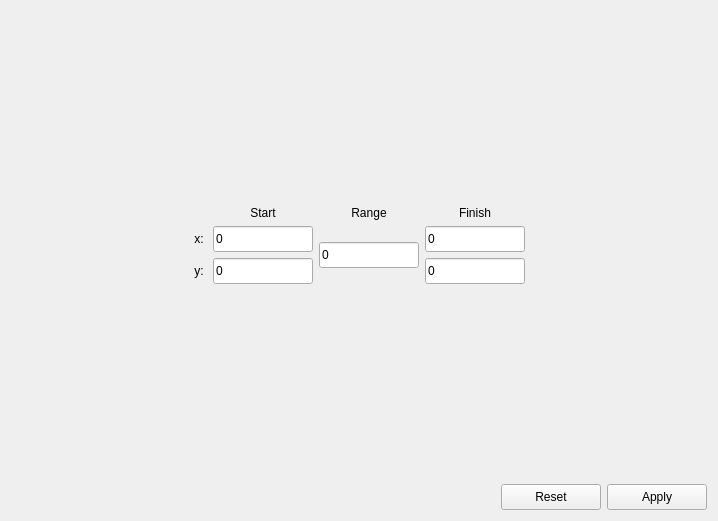
<?xml version="1.0" encoding="UTF-8"?>
<ui version="4.0">
 <class>CtemAreaFrame</class>
 <widget class="QWidget" name="CtemAreaFrame">
  <property name="geometry">
   <rect>
    <x>0</x>
    <y>0</y>
    <width>718</width>
    <height>521</height>
   </rect>
  </property>
  <property name="sizePolicy">
   <sizepolicy hsizetype="MinimumExpanding" vsizetype="MinimumExpanding">
    <horstretch>0</horstretch>
    <verstretch>0</verstretch>
   </sizepolicy>
  </property>
  <property name="windowTitle">
   <string>Form</string>
  </property>
  <layout class="QGridLayout" name="gridLayout" rowstretch="1,0,0,0,1,0" columnstretch="1,0,0,0,0,1">
   <item row="2" column="0">
    <spacer name="hSpacer">
     <property name="orientation">
      <enum>Qt::Horizontal</enum>
     </property>
     <property name="sizeHint" stdset="0">
      <size>
       <width>0</width>
       <height>20</height>
      </size>
     </property>
    </spacer>
   </item>
   <item row="2" column="3" rowspan="2">
    <widget class="EditUnitsBox" name="edtRangeXY">
     <property name="minimumSize">
      <size>
       <width>100</width>
       <height>26</height>
      </size>
     </property>
     <property name="maximumSize">
      <size>
       <width>100</width>
       <height>16777215</height>
      </size>
     </property>
     <property name="text">
      <string>0</string>
     </property>
    </widget>
   </item>
   <item row="1" column="4">
    <widget class="QLabel" name="label_2">
     <property name="text">
      <string>Finish</string>
     </property>
     <property name="alignment">
      <set>Qt::AlignCenter</set>
     </property>
    </widget>
   </item>
   <item row="1" column="2">
    <widget class="QLabel" name="label">
     <property name="text">
      <string>Start</string>
     </property>
     <property name="alignment">
      <set>Qt::AlignCenter</set>
     </property>
    </widget>
   </item>
   <item row="3" column="2">
    <widget class="EditUnitsBox" name="edtStartY">
     <property name="minimumSize">
      <size>
       <width>100</width>
       <height>26</height>
      </size>
     </property>
     <property name="maximumSize">
      <size>
       <width>100</width>
       <height>16777215</height>
      </size>
     </property>
     <property name="text">
      <string>0</string>
     </property>
    </widget>
   </item>
   <item row="3" column="4">
    <widget class="EditUnitsBox" name="edtFinishY">
     <property name="minimumSize">
      <size>
       <width>100</width>
       <height>26</height>
      </size>
     </property>
     <property name="maximumSize">
      <size>
       <width>100</width>
       <height>16777215</height>
      </size>
     </property>
     <property name="text">
      <string>0</string>
     </property>
    </widget>
   </item>
   <item row="3" column="1">
    <widget class="QLabel" name="label_3">
     <property name="text">
      <string>y: </string>
     </property>
     <property name="alignment">
      <set>Qt::AlignRight|Qt::AlignTrailing|Qt::AlignVCenter</set>
     </property>
    </widget>
   </item>
   <item row="2" column="4">
    <widget class="EditUnitsBox" name="edtFinishX">
     <property name="minimumSize">
      <size>
       <width>100</width>
       <height>26</height>
      </size>
     </property>
     <property name="maximumSize">
      <size>
       <width>100</width>
       <height>16777215</height>
      </size>
     </property>
     <property name="text">
      <string>0</string>
     </property>
    </widget>
   </item>
   <item row="2" column="1">
    <widget class="QLabel" name="label_1">
     <property name="text">
      <string>x: </string>
     </property>
     <property name="alignment">
      <set>Qt::AlignRight|Qt::AlignTrailing|Qt::AlignVCenter</set>
     </property>
    </widget>
   </item>
   <item row="2" column="2">
    <widget class="EditUnitsBox" name="edtStartX">
     <property name="minimumSize">
      <size>
       <width>100</width>
       <height>26</height>
      </size>
     </property>
     <property name="maximumSize">
      <size>
       <width>100</width>
       <height>16777215</height>
      </size>
     </property>
     <property name="text">
      <string>0</string>
     </property>
    </widget>
   </item>
   <item row="1" column="3">
    <widget class="QLabel" name="label_4">
     <property name="text">
      <string>Range</string>
     </property>
     <property name="alignment">
      <set>Qt::AlignCenter</set>
     </property>
    </widget>
   </item>
   <item row="2" column="5">
    <spacer name="hSpacer_2">
     <property name="orientation">
      <enum>Qt::Horizontal</enum>
     </property>
     <property name="sizeHint" stdset="0">
      <size>
       <width>0</width>
       <height>20</height>
      </size>
     </property>
    </spacer>
   </item>
   <item row="4" column="2">
    <spacer name="verticalSpacer">
     <property name="orientation">
      <enum>Qt::Vertical</enum>
     </property>
     <property name="sizeHint" stdset="0">
      <size>
       <width>20</width>
       <height>10</height>
      </size>
     </property>
    </spacer>
   </item>
   <item row="0" column="2">
    <spacer name="verticalSpacer_2">
     <property name="orientation">
      <enum>Qt::Vertical</enum>
     </property>
     <property name="sizeHint" stdset="0">
      <size>
       <width>20</width>
       <height>10</height>
      </size>
     </property>
    </spacer>
   </item>
   <item row="5" column="0" colspan="6">
    <layout class="QHBoxLayout" name="horizontalLayout">
     <item>
      <spacer name="horizontalSpacer">
       <property name="orientation">
        <enum>Qt::Horizontal</enum>
       </property>
       <property name="sizeHint" stdset="0">
        <size>
         <width>0</width>
         <height>20</height>
        </size>
       </property>
      </spacer>
     </item>
     <item>
      <widget class="QPushButton" name="btnReset">
       <property name="minimumSize">
        <size>
         <width>100</width>
         <height>26</height>
        </size>
       </property>
       <property name="text">
        <string>Reset</string>
       </property>
      </widget>
     </item>
     <item>
      <widget class="QPushButton" name="btnApply">
       <property name="minimumSize">
        <size>
         <width>100</width>
         <height>26</height>
        </size>
       </property>
       <property name="text">
        <string>Apply</string>
       </property>
      </widget>
     </item>
    </layout>
   </item>
  </layout>
 </widget>
 <customwidgets>
  <customwidget>
   <class>EditUnitsBox</class>
   <extends>QLineEdit</extends>
   <header>controls/editunitsbox.h</header>
  </customwidget>
 </customwidgets>
 <tabstops>
  <tabstop>edtStartX</tabstop>
  <tabstop>edtRangeXY</tabstop>
  <tabstop>edtFinishX</tabstop>
  <tabstop>edtStartY</tabstop>
  <tabstop>edtFinishY</tabstop>
  <tabstop>btnReset</tabstop>
  <tabstop>btnApply</tabstop>
 </tabstops>
 <resources/>
 <connections/>
</ui>
